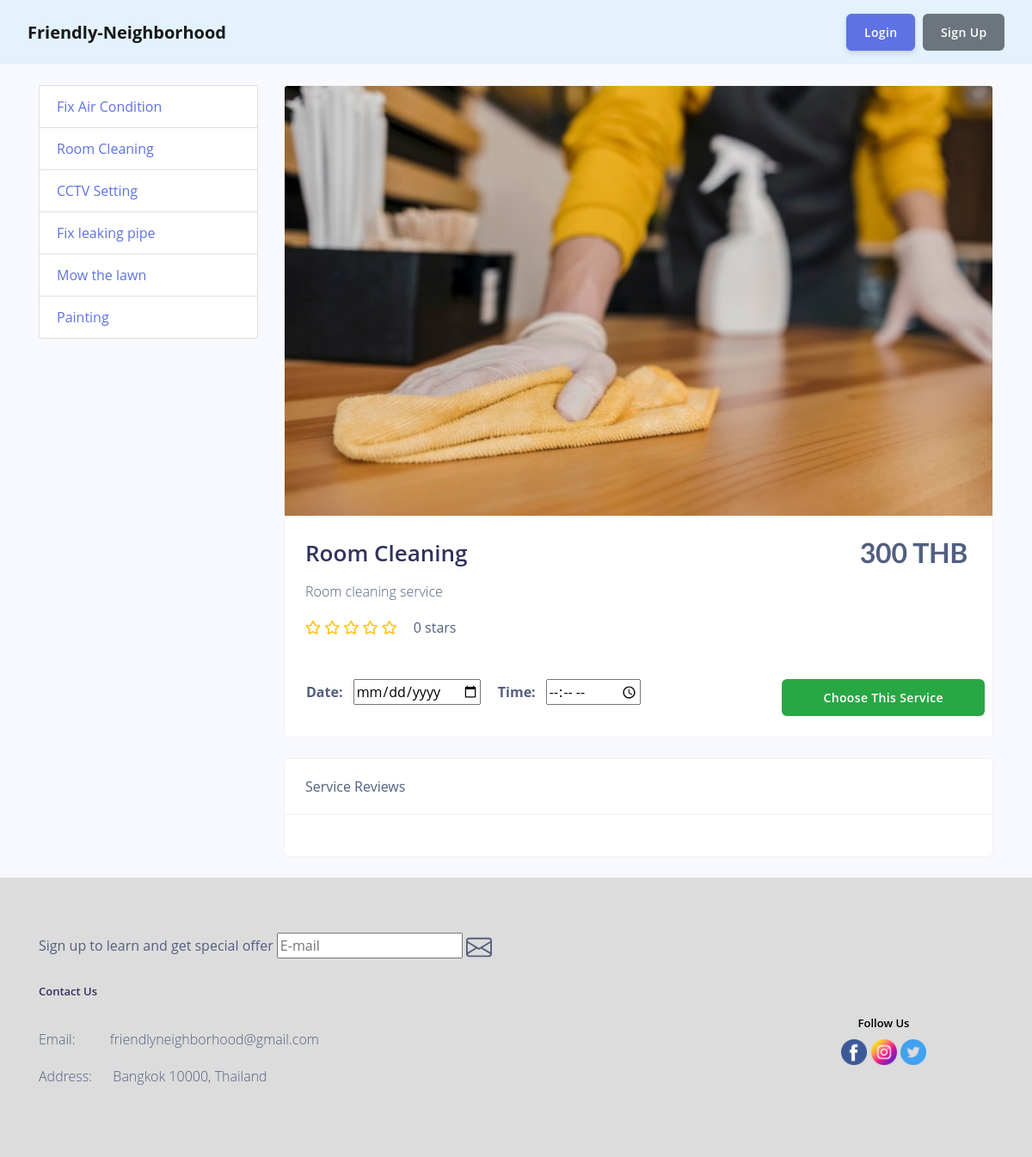
The app's page /service.php?id=2 with its own data.
### tables this page shows
CREATE TABLE `service` (
  `ServiceID` int(11) NOT NULL,
  `picture` varchar(11) NOT NULL,
  `ServiceName` varchar(20) NOT NULL,
  `Description` varchar(100) NOT NULL,
  `Price` int(11) NOT NULL
);

### service.php (the view, shortened to what this page needs)
<?php
require_once('connect.php');
?>
<!DOCTYPE html>
<html lang="en">
<?php
    $uid = $_SESSION['uid'];
    $star = "SELECT ROUND(AVG(Rating),1) FROM review WHERE ServiceID ='" . $_GET["id"] . "';";
    $starvalue = mysqli_fetch_row($mysqli->query($star));
    if ($starvalue[0] == NULL) {
        $starvalue[0] = 0;
    }
?>
<head>
    <head>
        <link href="vendor/bootstrap/css/bootstrap.min.css" rel="stylesheet">
        <link href="vendor/fontawesome-free/css/all.min.css" rel="stylesheet">
        <link href="vendor/simple-line-icons/css/simple-line-icons.css" rel="stylesheet" type="text/css">
        <link href="css/landing-page.min.css" rel="stylesheet">
        <link href="profile.css" rel="stylesheet">
    </head>
</head>
<body>
    <nav class="navbar navbar-expand-lg navbar-light py-3" style="background-color: #e3f2fd; font-size:x-large;">
        <a class="navbar-brand px-3" style="font-weight:bolder;" href="home.php">Friendly-Neighborhood</a>
        <div class="collapse navbar-collapse" id="navbarTogglerDemo02">
            <form class="form-inline my-2 my-lg-0 mx-3">
                <div class="float-right">
                    <?php
                    if ($_SESSION["login"] == "start") {
                        echo '<a class="btn btn-primary mr-2" href="login.php">Login</a>';
                        echo '<a class="btn btn-secondary" href="signup.php">Sign Up</a>';
                    }
                    ?>
                </div>
            </form>
        </div>
    </nav>
    <div class="container">
        <div class="row">
            <div class="col-lg-3">
                <div class="list-group">
                    <br>
                    <?php
                    $mysqli = new mysqli('localhost', 'root', '', 'homeservice');
                    $q = "SELECT ServiceID, ServiceName FROM service";
                    $row = mysqli_fetch_all($mysqli->query($q));
                    foreach ($row as $i) {
                    echo '<a href="service.php?id=' . $i[0] . '" class="list-group-item">' . $i[1] . '</a>';
                    }
                    ?>
                </div>
            </div>
            <div class="col-lg-9">
                <div class="card mt-4">
                    <?php
                        $mysqli = new mysqli('localhost', 'root', '', 'homeservice');
                        $q = "SELECT * FROM service WHERE ServiceID = " . $_GET["id"];
                        $row = mysqli_fetch_all($mysqli->query($q));
                    ?>
                    <img class="card-img-top img-fluid" style="height: 500px;" src=".\img\<?php echo $row[0][1];?>"/>
                    <div class="row">
                        <div class="card-body col-9">
                            <h1 class="card-title col-md"><?php echo $row[0][2]; ?></h1>
                            <p class="card-text col-md"><?php echo $row[0][3]; ?></p>
                            <span class="text-warning col-md">
                                <?php
                                for ($i = 0; $i < 5; $i++) {
                                    if ($i + 1 <= $starvalue[0]) {
                                        echo '<i class="fas fa-star"></i> ';
                                    } else {
                                        echo '<i class="far fa-star"></i> ';
                                    }
                                }
                                echo '</span>';
                                echo $starvalue[0] . ' stars'; ?>
                        </div>
                        <div class="card-body col-3">
                            <h2 class="card-title col-md" style="text-align:center;"><?php echo $row[0][4]; ?> THB</h2>
                        </div>
                    </div>
                <?php
                    $mysqli = new mysqli('localhost', 'root', '', 'homeservice');
                    $q = "SELECT * FROM cart WHERE UserID = '$uid' AND ServiceID = ". $_GET["id"];
                    $row = mysqli_fetch_all($mysqli->query($q));
                    if (!isset($row[0][2])) {
                ?>
                    <form action="addtocart.php?id=<?php echo $_GET["id"] ?>" method="POST">
                        <div class="row">
                            <div class="card-body col-8">
                                <label for="date" class="ml-3" style="font-weight:bold;">Date:</label>&ensp;
                                <input type="date" id="date" name="date" required>
                                <label for="time" class="ml-3" style="font-weight:bold;">Time:</label>&ensp;
                                <input type="time" id="time" name="time" min="09:00" max="18:00" required>
                            </div>
                            <div class="card-body col-4">
                                <input type="submit" class="btn btn-success col-12" style="text-align:center;" value="Choose This Service">
                            </div>
                        </div>
                    </form>
                    <?php } else { ?>
                    <div class="card-body" style="text-align:center;">
                        <a style="color:red;"><span> You have already chosen this service </span></a>
                    </div>
                    <?php } ?>
                    </div>
                <div class="card card-outline-secondary my-4">
                    <div class="card-header">
                        Service Reviews
                    </div>
                    <div class="card-body">
                    </div>
                </div>
            </div>
        </div>
    </div>
    <div name="site-footer">
        <footer class="footer" style="background-color:gainsboro;">
            <div class="container">
                <div class="row">
                    <div class="col-9">
                        <form>
                            <label for="email">Sign up to learn and get special offer </label>
                            <input type="text" id="email" name="email" placeholder="E-mail" />
                            <br><br>
                            <h5>Contact Us</h5><br>
                            <p>Email: &emsp;&emsp; friendlyneighborhood@gmail.com</p>
                            <p>Address: &emsp; Bangkok 10000, Thailand</p>
                        </form>
                    </div>
                    <div class="col-3" style="text-align: center;">
                        <br><br><br><br>
                        <h5 style="color: black;"> Follow Us </h5>
                        <img style="height: 30px; width: 30px;" src="./img/facebook.png">
                        <img style="height: 30px; width: 30px;" src="./img/instagram.png">
                        <img style="height: 30px; width: 30px;" src="./img/twitter.png">
                    </div>
                </div>
            </div>
        </footer>
    </div>
</body>
</html>

### records on screen
service: ServiceName "Fix Air Condition"
service: ServiceName "Room Cleaning", picture (picture), Description "Room cleaning service", Price "300"
service: ServiceName "CCTV Setting"
service: ServiceName "Fix leaking pipe"
service: ServiceName "Mow the lawn"
service: ServiceName "Painting"

### other values on screen
$starvalue[0] "0"
